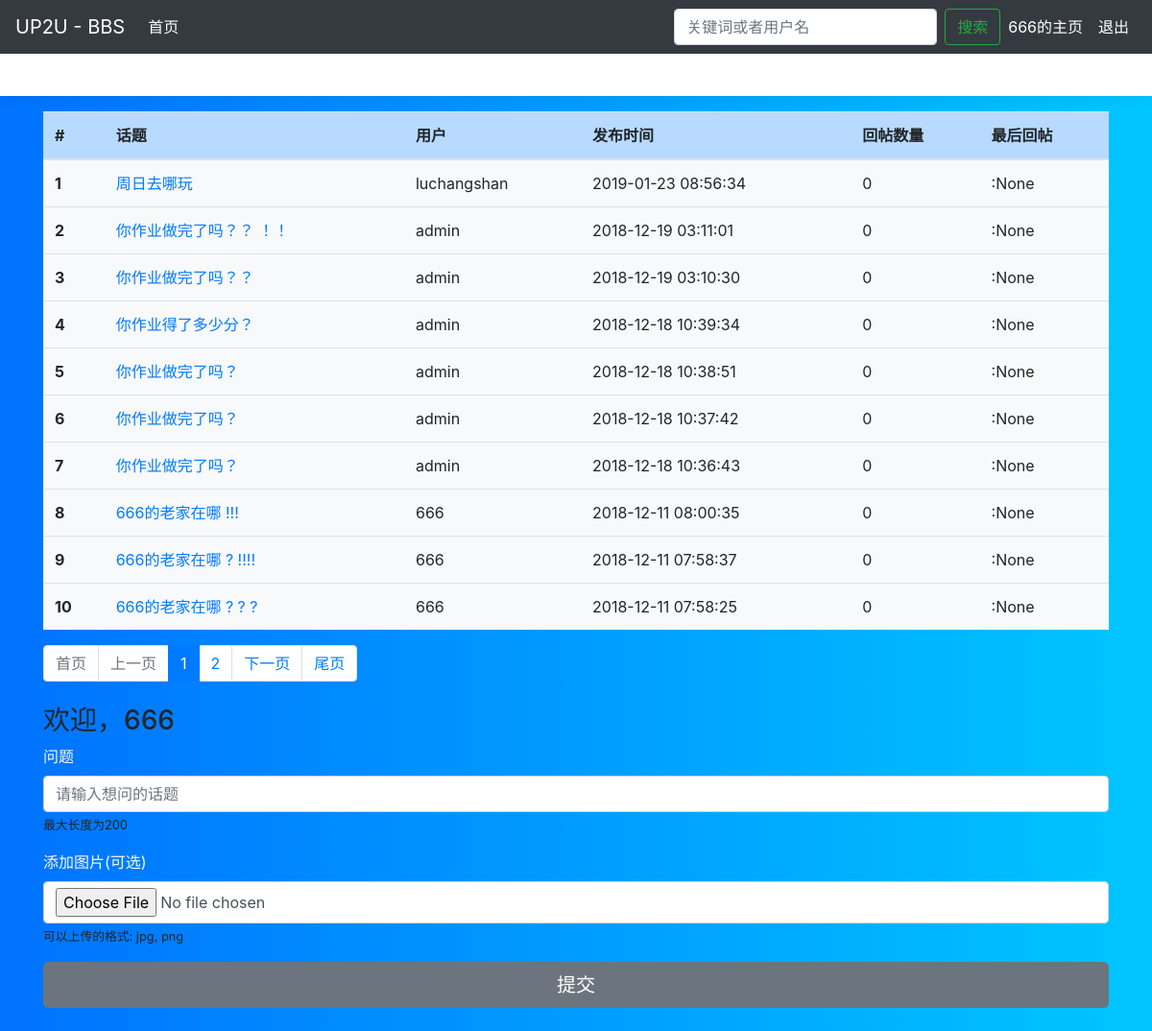
Screenshot of / (signed in) with the database file from the repository.
### bbs/models.py (models this page shows, shortened)
class Question(models.Model):
    question_text = models.CharField('问题', max_length=200)
    author = models.ForeignKey(User, default=1, on_delete=models.CASCADE, verbose_name='作者' )
    pub_date = models.DateTimeField('发布时间', auto_now_add=True)
    picture = models.FileField(blank=True, null=True)
    def __str__(self):
        return self.question_text
    class Meta:
        verbose_name = '问题'
        verbose_name_plural = '问题'

### bbs/views.py (the view)
# urls.py: path('', views.QuestionListView.as_view(), name='index'),
class QuestionListView(ListView):
    model = Question
    context_object_name = 'latest_question_list'
    template_name = 'bbs/index.html'
    paginate_by = 10
    def get_context_data(self, **kwargs):
        context = super().get_context_data(**kwargs)
        context['current_user'] = {
            'user': self.request.user,
            'is_login': self.request.user.is_authenticated
            }
        context['form'] = QuestionForm()
        print(context)
        return context
    def get_queryset(self):
        queryset = super().get_queryset()
        print(queryset)
        query = self.request.GET.get('q')
        if query:
            return queryset.filter(
                Q(question_text__icontains=query) |
                Q(author__username__icontains=query)
            ).distinct()
        return queryset.order_by('-pub_date')

### bbs/forms.py
class QuestionForm(forms.ModelForm):
    question_text = forms.CharField(
        label="问题",
        max_length=200,
        help_text='最大长度为200',
        widget=forms.TextInput(
            attrs={
                'placeholder': "请输入想问的话题",
                "class": 'form-control'
            }
        )
    )
    picture = forms.FileField(
        label="添加图片(可选)",
        help_text='可以上传的格式: jpg, png',
        required = False,
        widget=forms.FileInput(
            attrs={
                "class": 'form-control'
            }
        )
    )
    class Meta:
        model = Question
        fields = ['question_text', 'picture']

### bbs/templates/bbs/index.html (shortened to what this page needs)
{% extends 'bbs/base.html' %}
{% load static %}
{% block nav-hot %}
  <div class="nav-scroller bg-white box-shadow">
    <nav class="nav nav-underline">
    </nav>
  </div>
{% endblock %}
{% block content %}
<table class="table table-hover my-3 bg-light">
    <thead>
            <tr class="table-primary">
            <th scope="col">#</th>
            <th scope="col">话题</th>
            <th scope="col">用户</th>
            <th scope="col">发布时间</th>
            <th scope="col">回帖数量</th>
            <th scope="col">最后回帖</th>
            </tr>
    </thead>
    <tbody>
    {% if latest_question_list %}
    {% for question in latest_question_list %}
            <tr>
            <th scope="row">{{ forloop.counter }}</th>
            <td><span class="title"> <a href="{% url 'bbs:detail' question.id %}">{{ question.question_text }}</a></span></td>
            <td><span>{{ question.author }}</span></td>
            <td><span class="date">{{ question.pub_date|date:"Y-m-d H:i:s" }}</span></td>
            <td><span>{{ question.choice_set.count }}</span></td>
            <td><span>{{ question.choice_set.last.author }}:{{ question.choice_set.last }}</span></td>
            </tr>
            {% endfor %}
    </tbody>
    {% else %}
    <p>没有任何信息</p>
    {% endif %}
    </table>
    {% include 'pagination.html' %}
  {% if current_user.is_login %}
  <h3>欢迎，{{ current_user.user }}</h3>
  <form action="{% url 'bbs:topic'%}" method="post" enctype="multipart/form-data" novalidate>
          {% include 'bbs/base_form.html' %}
          <input type="submit" value="提交" class="btn btn-lg btn-secondary btn-block">
    </form>
        {% else%}
        <h3>你没有登录，登录之后才能发布</h3>
        {% endif %}
{% endblock %}

### bbs/templates/bbs/base.html (shortened to what this page needs)
{% load static %}
<!doctype html>
<html lang="en">
  <head>
    <link rel="stylesheet" href="https://cdn.jsdelivr.net/simplemde/latest/simplemde.min.css">
    <link rel="stylesheet" href="{% static 'css/bootstrap.css' %}">
    <link href="{% static 'css/offcanvas.css' %}" rel="stylesheet">
  </head>
  <body class="bg-light">
    <nav class="navbar navbar-expand-md fixed-top navbar-dark bg-dark">
      <a class="navbar-brand" href="#">UP2U - BBS</a>
      <div class="navbar-collapse offcanvas-collapse" id="navbarsExampleDefault">
        <ul class="navbar-nav mr-auto">
          <li class="nav-item active">
            <a class="nav-link" href="{% url 'bbs:index' %}">首页 <span class="sr-only">(current)</span></a>
          </li>
        </ul>
        <form class="form-inline my-2 my-lg-0" method="get" action="{% url 'bbs:index' %}">
          <input class="form-control mr-sm-2" type="text" placeholder="关键词或者用户名" aria-label="Search"
          name="q" value="{{ request.GET.q }}">
          <button class="btn btn-outline-success my-2 my-sm-0" type="submit">搜索</button>
        </form>
        {% if current_user.is_login %}
          <ul class="navbar-nav">
            <li class="nav-item active">
              <a class="nav-link" href="{% url 'bbs:my-page' %}">{{ current_user.user }}的主页<span class="sr-only">(current)</span></a>
            </li>
            <li class="nav-item active">
              <a class="nav-link" href="{% url 'accounts:logout' %}">退出 <span class="sr-only">(current)</span></a>
            </li>
          </ul>
        {% endif %}
      </div>
    </nav>
    {% block nav-hot %}
    {% endblock %}
<main role="main" class="container">
    {% block content %}
    {% endblock %}
</main>
</body>
</html>

### static/css/offcanvas.css (style rules this page uses)
html, body { overflow-x: hidden; }
body { padding-top: 56px; background: -webkit-linear-gradient(left, #0072ff, #00c6ff) }
.nav-scroller { position: relative; z-index: 2; height: 2.75rem; overflow-y: hidden; }
.nav-scroller .nav { display: -webkit-box; display: -ms-flexbox; display: flex; -ms-flex-wrap: nowrap; flex-wrap: nowrap; padding-bottom: 1rem; margin-top: -1px; overflow-x: auto; color: rgba(255, 255, 255, .75); text-align: center; white-space: nowrap; -webkit-overflow-scrolling: touch; }
.box-shadow { box-shadow: 0 .25rem .75rem rgba(0, 0, 0, .05); }

### rows the page displays
Question: question_text "周日去哪玩", author "luchangshan", pub_date "2019-01-23 08:56:34", choice_set.count "0", choice_set.last "None"
Question: question_text "你作业做完了吗？？ ！！", author "admin", pub_date "2018-12-19 03:11:01", choice_set.count "0", choice_set.last "None"
Question: question_text "你作业做完了吗？？", author "admin", pub_date "2018-12-19 03:10:30", choice_set.count "0", choice_set.last "None"
Question: question_text "你作业得了多少分？", author "admin", pub_date "2018-12-18 10:39:34", choice_set.count "0", choice_set.last "None"
Question: question_text "你作业做完了吗？", author "admin", pub_date "2018-12-18 10:38:51", choice_set.count "0", choice_set.last "None"
Question: question_text "你作业做完了吗？", author "admin", pub_date "2018-12-18 10:37:42", choice_set.count "0", choice_set.last "None"
Question: question_text "你作业做完了吗？", author "admin", pub_date "2018-12-18 10:36:43", choice_set.count "0", choice_set.last "None"
Question: question_text "666的老家在哪 !!!", author "666", pub_date "2018-12-11 08:00:35", choice_set.count "0", choice_set.last "None"
Question: question_text "666的老家在哪 ? !!!!", author "666", pub_date "2018-12-11 07:58:37", choice_set.count "0", choice_set.last "None"
Question: question_text "666的老家在哪 ? ? ?", author "666", pub_date "2018-12-11 07:58:25", choice_set.count "0", choice_set.last "None"

### other values shown
{{ current_user.user }} "666"
{{ page_num }} "1"
{{ page_num }} "2"
{{ field.label }} "问题" "添加图片(可选)"
{{ field.help_text }} "最大长度为200" "可以上传的格式: jpg, png"
